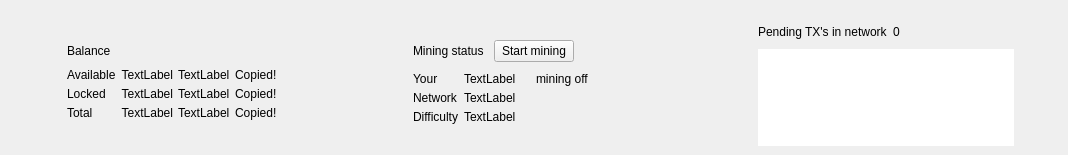
<?xml version="1.0" encoding="UTF-8"?>
<ui version="4.0">
 <class>OverviewHeaderFrame</class>
 <widget class="QFrame" name="OverviewHeaderFrame">
  <property name="geometry">
   <rect>
    <x>0</x>
    <y>0</y>
    <width>1068</width>
    <height>155</height>
   </rect>
  </property>
  <property name="windowTitle">
   <string>Frame</string>
  </property>
  <property name="frameShape">
   <enum>QFrame::NoFrame</enum>
  </property>
  <property name="frameShadow">
   <enum>QFrame::Raised</enum>
  </property>
  <layout class="QHBoxLayout" name="horizontalLayout">
   <property name="spacing">
    <number>0</number>
   </property>
   <property name="sizeConstraint">
    <enum>QLayout::SetDefaultConstraint</enum>
   </property>
   <property name="leftMargin">
    <number>0</number>
   </property>
   <property name="topMargin">
    <number>0</number>
   </property>
   <property name="rightMargin">
    <number>0</number>
   </property>
   <property name="bottomMargin">
    <number>0</number>
   </property>
   <item>
    <widget class="QFrame" name="m_overviewBalanceFrame">
     <property name="frameShape">
      <enum>QFrame::NoFrame</enum>
     </property>
     <property name="frameShadow">
      <enum>QFrame::Raised</enum>
     </property>
     <layout class="QGridLayout" name="gridLayout">
      <property name="leftMargin">
       <number>30</number>
      </property>
      <property name="topMargin">
       <number>25</number>
      </property>
      <property name="bottomMargin">
       <number>15</number>
      </property>
      <property name="spacing">
       <number>5</number>
      </property>
      <item row="1" column="2" colspan="5">
       <widget class="WalletGui::WalletHeaderLabel" name="label">
        <property name="text">
         <string>Balance</string>
        </property>
        <property name="indent">
         <number>0</number>
        </property>
       </widget>
      </item>
      <item row="4" column="4" alignment="Qt::AlignLeft">
       <widget class="WalletGui::WalletNormalGrayTextLabel" name="m_overviewLockedBalanceTickerLabel">
        <property name="text">
         <string>TextLabel</string>
        </property>
        <property name="indent">
         <number>0</number>
        </property>
       </widget>
      </item>
      <item row="3" column="2">
       <widget class="WalletGui::WalletSmallGrayTextLabel" name="m_overviewAvailableBalanceTextLabel">
        <property name="text">
         <string>Available</string>
        </property>
        <property name="indent">
         <number>0</number>
        </property>
       </widget>
      </item>
      <item row="4" column="2">
       <widget class="WalletGui::WalletSmallGrayTextLabel" name="m_overviewLockedBalanceTextLabel">
        <property name="text">
         <string>Locked</string>
        </property>
        <property name="indent">
         <number>0</number>
        </property>
       </widget>
      </item>
      <item row="5" column="4">
       <widget class="WalletGui::WalletNormalGreenBoldTextLabel" name="m_overviewTotalBalanceTickerLabel">
        <property name="text">
         <string>TextLabel</string>
        </property>
        <property name="indent">
         <number>0</number>
        </property>
       </widget>
      </item>
      <item row="3" column="3">
       <widget class="WalletGui::WalletNormalGrayTextLabel" name="m_overviewAvailableBalanceLabel">
        <property name="cursor">
         <cursorShape>PointingHandCursor</cursorShape>
        </property>
        <property name="toolTip">
         <string>Click to copy</string>
        </property>
        <property name="text">
         <string>TextLabel</string>
        </property>
        <property name="alignment">
         <set>Qt::AlignRight|Qt::AlignTrailing|Qt::AlignVCenter</set>
        </property>
       </widget>
      </item>
      <item row="1" column="0" rowspan="5">
       <widget class="QLabel" name="m_overviewBalanceIconLabel">
        <property name="text">
         <string/>
        </property>
        <property name="pixmap">
         <pixmap resource="../../resources.qrc">:/icons/actual_balance</pixmap>
        </property>
       </widget>
      </item>
      <item row="4" column="3">
       <widget class="WalletGui::WalletNormalGrayTextLabel" name="m_overviewLockedBalanceLabel">
        <property name="cursor">
         <cursorShape>PointingHandCursor</cursorShape>
        </property>
        <property name="toolTip">
         <string>Click to copy</string>
        </property>
        <property name="text">
         <string>TextLabel</string>
        </property>
        <property name="alignment">
         <set>Qt::AlignRight|Qt::AlignTrailing|Qt::AlignVCenter</set>
        </property>
       </widget>
      </item>
      <item row="5" column="3">
       <widget class="WalletGui::WalletNormalGreenBoldTextLabel" name="m_overviewTotalBalanceLabel">
        <property name="cursor">
         <cursorShape>PointingHandCursor</cursorShape>
        </property>
        <property name="toolTip">
         <string>Click to copy</string>
        </property>
        <property name="text">
         <string>TextLabel</string>
        </property>
        <property name="alignment">
         <set>Qt::AlignRight|Qt::AlignTrailing|Qt::AlignVCenter</set>
        </property>
       </widget>
      </item>
      <item row="6" column="0" colspan="7">
       <spacer name="verticalSpacer">
        <property name="orientation">
         <enum>Qt::Vertical</enum>
        </property>
        <property name="sizeHint" stdset="0">
         <size>
          <width>20</width>
          <height>40</height>
         </size>
        </property>
       </spacer>
      </item>
      <item row="3" column="4">
       <widget class="WalletGui::WalletNormalGrayTextLabel" name="m_overviewAvailableBalanceTickerLabel">
        <property name="text">
         <string>TextLabel</string>
        </property>
        <property name="indent">
         <number>0</number>
        </property>
       </widget>
      </item>
      <item row="3" column="6" rowspan="3">
       <spacer name="horizontalSpacer">
        <property name="orientation">
         <enum>Qt::Horizontal</enum>
        </property>
        <property name="sizeHint" stdset="0">
         <size>
          <width>40</width>
          <height>20</height>
         </size>
        </property>
       </spacer>
      </item>
      <item row="0" column="0" colspan="7">
       <spacer name="verticalSpacer_2">
        <property name="orientation">
         <enum>Qt::Vertical</enum>
        </property>
        <property name="sizeHint" stdset="0">
         <size>
          <width>20</width>
          <height>40</height>
         </size>
        </property>
       </spacer>
      </item>
      <item row="1" column="1" rowspan="5">
       <spacer name="horizontalSpacer_4">
        <property name="orientation">
         <enum>Qt::Horizontal</enum>
        </property>
        <property name="sizeType">
         <enum>QSizePolicy::Fixed</enum>
        </property>
        <property name="sizeHint" stdset="0">
         <size>
          <width>20</width>
          <height>20</height>
         </size>
        </property>
       </spacer>
      </item>
      <item row="5" column="2">
       <widget class="WalletGui::WalletSmallGreenBoldTextLabel" name="m_overviewTotalBalanceTextLabel">
        <property name="text">
         <string>Total</string>
        </property>
        <property name="indent">
         <number>0</number>
        </property>
       </widget>
      </item>
      <item row="3" column="5">
       <widget class="WalletGui::CopyMagicLabel" name="m_availableBalanceCopyLabel">
        <property name="text">
         <string>Copied!</string>
        </property>
        <property name="indent">
         <number>0</number>
        </property>
       </widget>
      </item>
      <item row="4" column="5">
       <widget class="WalletGui::CopyMagicLabel" name="m_lockedBalanceCopyLabel">
        <property name="text">
         <string>Copied!</string>
        </property>
        <property name="indent">
         <number>0</number>
        </property>
       </widget>
      </item>
      <item row="5" column="5">
       <widget class="WalletGui::CopyMagicLabel" name="m_totalBalanceCopyLabel">
        <property name="text">
         <string>Copied!</string>
        </property>
        <property name="indent">
         <number>0</number>
        </property>
       </widget>
      </item>
      <item row="2" column="2" colspan="4">
       <spacer name="verticalSpacer_8">
        <property name="orientation">
         <enum>Qt::Vertical</enum>
        </property>
        <property name="sizeType">
         <enum>QSizePolicy::Fixed</enum>
        </property>
        <property name="sizeHint" stdset="0">
         <size>
          <width>20</width>
          <height>0</height>
         </size>
        </property>
       </spacer>
      </item>
     </layout>
    </widget>
   </item>
   <item>
    <widget class="QFrame" name="m_overviewMiningFrame">
     <property name="frameShape">
      <enum>QFrame::NoFrame</enum>
     </property>
     <property name="frameShadow">
      <enum>QFrame::Raised</enum>
     </property>
     <layout class="QGridLayout" name="gridLayout_2">
      <property name="leftMargin">
       <number>30</number>
      </property>
      <property name="topMargin">
       <number>25</number>
      </property>
      <property name="bottomMargin">
       <number>15</number>
      </property>
      <property name="spacing">
       <number>5</number>
      </property>
      <item row="3" column="2">
       <widget class="WalletGui::WalletSmallBlackTextLabel" name="label_3">
        <property name="text">
         <string>Your</string>
        </property>
        <property name="indent">
         <number>0</number>
        </property>
       </widget>
      </item>
      <item row="6" column="0" colspan="6">
       <spacer name="verticalSpacer_4">
        <property name="orientation">
         <enum>Qt::Vertical</enum>
        </property>
        <property name="sizeHint" stdset="0">
         <size>
          <width>20</width>
          <height>40</height>
         </size>
        </property>
       </spacer>
      </item>
      <item row="5" column="3" alignment="Qt::AlignLeft">
       <widget class="WalletGui::WalletNormalBlackTextLabel" name="m_overviewNetworkDifficultyLabel">
        <property name="text">
         <string>TextLabel</string>
        </property>
       </widget>
      </item>
      <item row="1" column="1" rowspan="5">
       <spacer name="horizontalSpacer_5">
        <property name="orientation">
         <enum>Qt::Horizontal</enum>
        </property>
        <property name="sizeType">
         <enum>QSizePolicy::Fixed</enum>
        </property>
        <property name="sizeHint" stdset="0">
         <size>
          <width>20</width>
          <height>20</height>
         </size>
        </property>
       </spacer>
      </item>
      <item row="5" column="2">
       <widget class="WalletGui::WalletSmallBlackTextLabel" name="label_7">
        <property name="text">
         <string>Difficulty</string>
        </property>
        <property name="indent">
         <number>0</number>
        </property>
       </widget>
      </item>
      <item row="1" column="0" rowspan="5">
       <widget class="QLabel" name="m_overviewMiningIconLabel">
        <property name="text">
         <string/>
        </property>
        <property name="pixmap">
         <pixmap resource="../../resources.qrc">:/icons/miner-big</pixmap>
        </property>
       </widget>
      </item>
      <item row="1" column="2" colspan="2">
       <layout class="QHBoxLayout" name="horizontalLayout_2" stretch="0,1">
        <property name="spacing">
         <number>10</number>
        </property>
        <item alignment="Qt::AlignVCenter">
         <widget class="WalletGui::WalletHeaderLabel" name="m_miningStatusTextLabel">
          <property name="text">
           <string>Mining status</string>
          </property>
          <property name="indent">
           <number>0</number>
          </property>
         </widget>
        </item>
        <item alignment="Qt::AlignLeft|Qt::AlignVCenter">
         <widget class="QPushButton" name="m_startMiningButton">
          <property name="focusPolicy">
           <enum>Qt::NoFocus</enum>
          </property>
          <property name="text">
           <string>Start mining</string>
          </property>
          <property name="checkable">
           <bool>true</bool>
          </property>
         </widget>
        </item>
       </layout>
      </item>
      <item row="3" column="3">
       <layout class="QHBoxLayout" name="horizontalLayout_3" stretch="0,1">
        <property name="spacing">
         <number>20</number>
        </property>
        <property name="leftMargin">
         <number>0</number>
        </property>
        <item alignment="Qt::AlignLeft">
         <widget class="WalletGui::WalletNormalBlackTextLabel" name="m_overviewHashRateLabel">
          <property name="text">
           <string>TextLabel</string>
          </property>
         </widget>
        </item>
        <item alignment="Qt::AlignLeft">
         <widget class="QLabel" name="m_miningStateLabel">
          <property name="text">
           <string>mining off</string>
          </property>
          <property name="indent">
           <number>0</number>
          </property>
         </widget>
        </item>
       </layout>
      </item>
      <item row="0" column="0" colspan="6">
       <spacer name="verticalSpacer_3">
        <property name="orientation">
         <enum>Qt::Vertical</enum>
        </property>
        <property name="sizeHint" stdset="0">
         <size>
          <width>20</width>
          <height>40</height>
         </size>
        </property>
       </spacer>
      </item>
      <item row="3" column="5" rowspan="3">
       <spacer name="horizontalSpacer_2">
        <property name="orientation">
         <enum>Qt::Horizontal</enum>
        </property>
        <property name="sizeHint" stdset="0">
         <size>
          <width>40</width>
          <height>20</height>
         </size>
        </property>
       </spacer>
      </item>
      <item row="4" column="3" alignment="Qt::AlignLeft">
       <widget class="WalletGui::WalletNormalBlackTextLabel" name="m_overviewNetworkHashrateLabel">
        <property name="text">
         <string>TextLabel</string>
        </property>
       </widget>
      </item>
      <item row="4" column="2">
       <widget class="WalletGui::WalletSmallBlackTextLabel" name="label_5">
        <property name="text">
         <string>Network</string>
        </property>
        <property name="indent">
         <number>0</number>
        </property>
       </widget>
      </item>
      <item row="2" column="2" colspan="2">
       <spacer name="verticalSpacer_7">
        <property name="orientation">
         <enum>Qt::Vertical</enum>
        </property>
        <property name="sizeType">
         <enum>QSizePolicy::Fixed</enum>
        </property>
        <property name="sizeHint" stdset="0">
         <size>
          <width>20</width>
          <height>0</height>
         </size>
        </property>
       </spacer>
      </item>
     </layout>
    </widget>
   </item>
   <item>
    <widget class="QFrame" name="m_overviewPoolFrame">
     <property name="frameShape">
      <enum>QFrame::NoFrame</enum>
     </property>
     <property name="frameShadow">
      <enum>QFrame::Raised</enum>
     </property>
     <layout class="QGridLayout" name="gridLayout_3" columnstretch="0,0,0,1,0">
      <property name="leftMargin">
       <number>30</number>
      </property>
      <property name="topMargin">
       <number>25</number>
      </property>
      <property name="spacing">
       <number>5</number>
      </property>
      <item row="4" column="0" colspan="5">
       <spacer name="verticalSpacer_6">
        <property name="orientation">
         <enum>Qt::Vertical</enum>
        </property>
        <property name="sizeHint" stdset="0">
         <size>
          <width>20</width>
          <height>40</height>
         </size>
        </property>
       </spacer>
      </item>
      <item row="3" column="4">
       <spacer name="horizontalSpacer_3">
        <property name="orientation">
         <enum>Qt::Horizontal</enum>
        </property>
        <property name="sizeHint" stdset="0">
         <size>
          <width>40</width>
          <height>20</height>
         </size>
        </property>
       </spacer>
      </item>
      <item row="1" column="3" colspan="2">
       <widget class="WalletGui::WalletNormalBlackTextLabel" name="m_overviewPoolSizeLabel">
        <property name="text">
         <string>0</string>
        </property>
        <property name="indent">
         <number>0</number>
        </property>
       </widget>
      </item>
      <item row="1" column="1" rowspan="3">
       <spacer name="horizontalSpacer_6">
        <property name="orientation">
         <enum>Qt::Horizontal</enum>
        </property>
        <property name="sizeType">
         <enum>QSizePolicy::Fixed</enum>
        </property>
        <property name="sizeHint" stdset="0">
         <size>
          <width>20</width>
          <height>20</height>
         </size>
        </property>
       </spacer>
      </item>
      <item row="0" column="0" colspan="5">
       <spacer name="verticalSpacer_5">
        <property name="orientation">
         <enum>Qt::Vertical</enum>
        </property>
        <property name="sizeHint" stdset="0">
         <size>
          <width>20</width>
          <height>40</height>
         </size>
        </property>
       </spacer>
      </item>
      <item row="3" column="2" colspan="2">
       <widget class="WalletGui::OverviewTransactionPoolTreeView" name="m_overviewTransactionPoolView">
        <property name="frameShape">
         <enum>QFrame::NoFrame</enum>
        </property>
        <property name="selectionMode">
         <enum>QAbstractItemView::NoSelection</enum>
        </property>
        <property name="textElideMode">
         <enum>Qt::ElideMiddle</enum>
        </property>
        <property name="rootIsDecorated">
         <bool>false</bool>
        </property>
        <property name="uniformRowHeights">
         <bool>true</bool>
        </property>
        <property name="itemsExpandable">
         <bool>false</bool>
        </property>
        <attribute name="headerVisible">
         <bool>false</bool>
        </attribute>
        <attribute name="headerStretchLastSection">
         <bool>false</bool>
        </attribute>
       </widget>
      </item>
      <item row="1" column="2" alignment="Qt::AlignLeft">
       <widget class="WalletGui::WalletHeaderLabel" name="label_9">
        <property name="text">
         <string>Pending TX's in network</string>
        </property>
        <property name="indent">
         <number>0</number>
        </property>
       </widget>
      </item>
      <item row="1" column="0" rowspan="3">
       <widget class="QLabel" name="m_overviewPoolIconLabel">
        <property name="text">
         <string/>
        </property>
        <property name="pixmap">
         <pixmap resource="../../resources.qrc">:/icons/pool-stats</pixmap>
        </property>
       </widget>
      </item>
      <item row="2" column="2" colspan="2">
       <spacer name="verticalSpacer_9">
        <property name="orientation">
         <enum>Qt::Vertical</enum>
        </property>
        <property name="sizeType">
         <enum>QSizePolicy::Fixed</enum>
        </property>
        <property name="sizeHint" stdset="0">
         <size>
          <width>20</width>
          <height>0</height>
         </size>
        </property>
       </spacer>
      </item>
     </layout>
    </widget>
   </item>
  </layout>
 </widget>
 <customwidgets>
  <customwidget>
   <class>WalletGui::WalletSmallGrayTextLabel</class>
   <extends>QLabel</extends>
   <header>Gui/Common/WalletTextLabel.h</header>
  </customwidget>
  <customwidget>
   <class>WalletGui::WalletHeaderLabel</class>
   <extends>QLabel</extends>
   <header>Gui/Common/WalletTextLabel.h</header>
  </customwidget>
  <customwidget>
   <class>WalletGui::CopyMagicLabel</class>
   <extends>QLabel</extends>
   <header>Gui/Common/CopyMagicLabel.h</header>
  </customwidget>
  <customwidget>
   <class>WalletGui::WalletNormalGrayTextLabel</class>
   <extends>QLabel</extends>
   <header>Gui/Common/WalletTextLabel.h</header>
  </customwidget>
  <customwidget>
   <class>WalletGui::WalletNormalBlackTextLabel</class>
   <extends>QLabel</extends>
   <header>Gui/Common/WalletTextLabel.h</header>
  </customwidget>
  <customwidget>
   <class>WalletGui::WalletSmallGreenBoldTextLabel</class>
   <extends>QLabel</extends>
   <header>Gui/Common/WalletTextLabel.h</header>
  </customwidget>
  <customwidget>
   <class>WalletGui::WalletNormalGreenBoldTextLabel</class>
   <extends>QLabel</extends>
   <header>Gui/Common/WalletTextLabel.h</header>
  </customwidget>
  <customwidget>
   <class>WalletGui::WalletSmallBlackTextLabel</class>
   <extends>QLabel</extends>
   <header>Gui/Common/WalletTextLabel.h</header>
  </customwidget>
  <customwidget>
   <class>WalletGui::OverviewTransactionPoolTreeView</class>
   <extends>QTreeView</extends>
   <header>Gui/Overview/OverviewTransactionPoolTreeView.h</header>
  </customwidget>
 </customwidgets>
 <resources>
  <include location="../../resources.qrc"/>
 </resources>
 <connections>
  <connection>
   <sender>m_overviewTransactionPoolView</sender>
   <signal>doubleClicked(QModelIndex)</signal>
   <receiver>OverviewHeaderFrame</receiver>
   <slot>poolTransactionClicked(QModelIndex)</slot>
   <hints>
    <hint type="sourcelabel">
     <x>882</x>
     <y>90</y>
    </hint>
    <hint type="destinationlabel">
     <x>533</x>
     <y>73</y>
    </hint>
   </hints>
  </connection>
  <connection>
   <sender>m_startMiningButton</sender>
   <signal>clicked(bool)</signal>
   <receiver>OverviewHeaderFrame</receiver>
   <slot>startMiningClicked(bool)</slot>
   <hints>
    <hint type="sourcelabel">
     <x>579</x>
     <y>46</y>
    </hint>
    <hint type="destinationlabel">
     <x>533</x>
     <y>77</y>
    </hint>
   </hints>
  </connection>
 </connections>
 <slots>
  <slot>poolTransactionClicked(QModelIndex)</slot>
  <slot>startMiningClicked(bool)</slot>
 </slots>
</ui>
